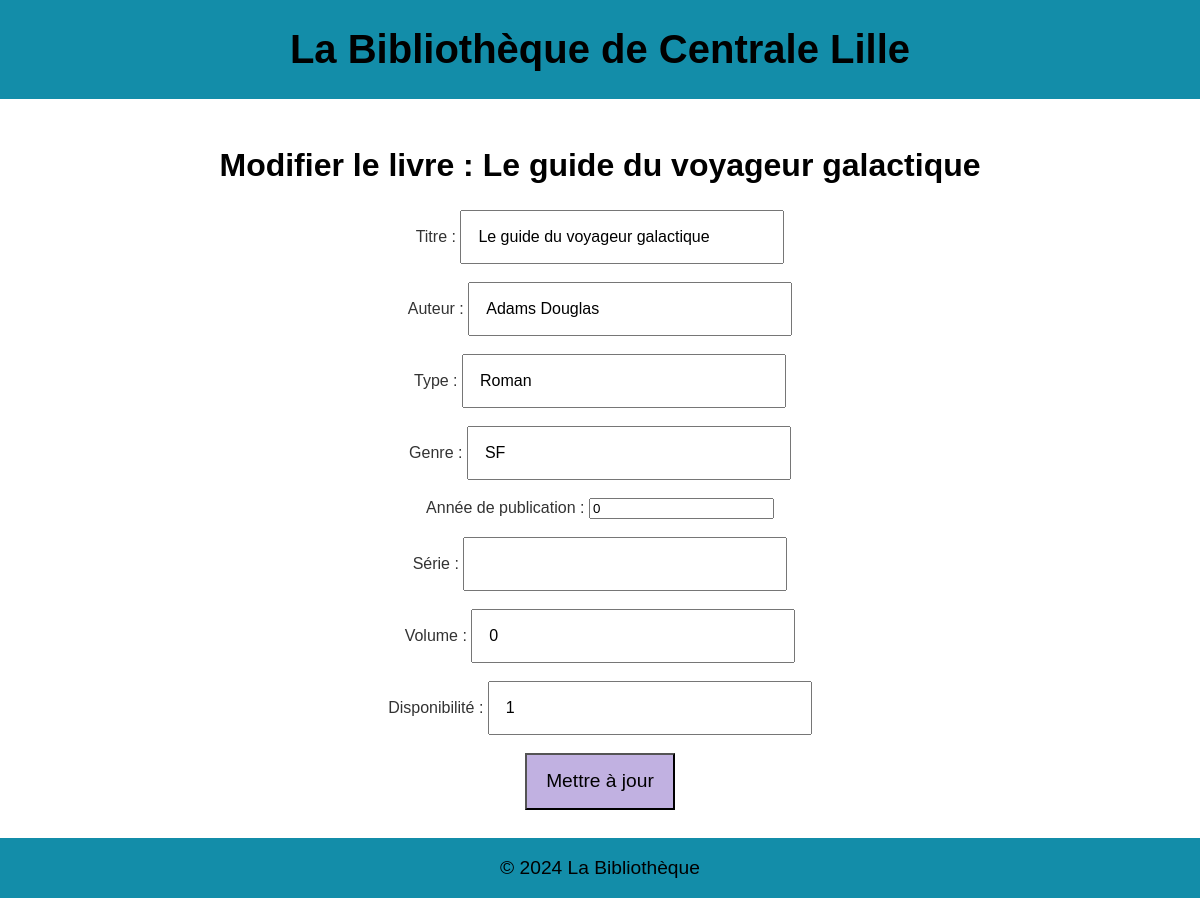
The page /modif.php?id=2 on the database its author committed.
### tables this page shows
CREATE TABLE BDD (
    id INTEGER PRIMARY KEY AUTOINCREMENT,
    titre TEXT,
    auteur TEXT,
    type TEXT,
    genre TEXT,
    annee INTEGER,
    serie TEXT,
    volume INTEGER,
    dispo INTEGER
);

### modif.php (the view, shortened to what this page needs)
<!DOCTYPE html>
<html lang="fr">
<head>
    <link rel="stylesheet" href="style.css">
</head>
<body>
    <header> <h1>La Bibliothèque de Centrale Lille</h1> </header>
    <main>
    <?php
    $db = new SQLite3('dbb.db');
    if (isset($_GET['id'])) {
        $id = (int) $_GET['id'];
        $result = $db->query("SELECT * FROM BDD WHERE id = $id");
        $book = $result->fetchArray(SQLITE3_ASSOC);
        if ($book) {
            echo "<h2>Modifier le livre : {$book['titre']}</h1>";
            echo "<form action='update.php' method='POST'>
                    <input type='hidden' name='id' value='{$book['id']}'>
                    <label for='titre'>Titre :</label>
                    <input type='text' id='titre' name='titre' value='{$book['titre']}' required><br><br>
                    <label for='auteur'>Auteur :</label>
                    <input type='text' id='auteur' name='auteur' value='{$book['auteur']}' required><br><br>
                    <label for='type'>Type :</label>
                    <input type='text' id='type' name='type' value='{$book['type']}'><br><br>
                    <label for='genre'>Genre :</label>
                    <input type='text' id='genre' name='genre' value='{$book['genre']}'><br><br>
                    <label for='annee'>Année de publication :</label>
                    <input type='number' id='annee' name='annee' value='{$book['annee']}'><br><br>
                    <label for='serie'>Série :</label>
                    <input type='text' id='serie' name='serie' value='{$book['serie']}'><br><br>
                    <label for='volume'>Volume :</label>
                    <input type='text' id='volume' name='volume' value='{$book['volume']}'><br><br>
                    <label for='dispo'>Disponibilité :</label>
                    <input type='text' id='dispo' name='dispo' value='{$book['dispo']}' required><br><br>
                    <button type='submit'>Mettre à jour</button>
                </form>";
        } else {
            echo "Aucun livre trouvé avec cet ID.";
        }
    } else {
        echo "Aucun ID fourni.";
    }
    ?>
    <div class="moyenspace"></div>
    </main>
    <footer> <p>&copy; 2024 La Bibliothèque</p> </footer>
</body>
</html>

### style.css (style rules this page uses)
body { font-family: Arial, sans-serif; background-color: white; color: #333; align-items: center; justify-items: center; }
main { background-color: white; top: 7.5em; position: absolute; text-align: center; left: 0; right: 0; }
header { top: 0; left: 0; right: 0; background-color: #138DA9; position: absolute; }
h1 { color: black; font-size: 2.5em; text-align: center; }
h2 { color: black; font-size: 2em; text-align: center; }
p { color: black; text-align: center; font-size: 1.2em; }
form { margin-bottom: 1.5em; }
.moyenspace { height: 4em; }
input[type="text"] { padding: 1em; width: 18em; font-size: 1em; }
button { padding: 0.8em 1em; background-color: #c1b1e1; color: black; border: color(srgb rgb(0, 0, 0) ); cursor: pointer; font-size: 1.2em; }
footer { background-color: #138DA9; color: black; text-align: center; position: fixed; bottom: 0; left: 0; width: 100%; }

### rows shown on the page
bdd: titre "Le guide du voyageur galactique", auteur "Adams Douglas", type "Roman", genre "SF", annee "0", volume "0", dispo "1"
